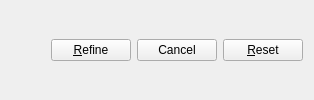
                    <widget class="QWidget" name="castellationButtons" native="true">
                     <layout class="QHBoxLayout" name="horizontalLayout_9">
                      <item>
                       <spacer name="horizontalSpacer_6">
                        <property name="orientation">
                         <enum>Qt::Orientation::Horizontal</enum>
                        </property>
                        <property name="sizeHint" stdset="0">
                         <size>
                          <width>40</width>
                          <height>20</height>
                         </size>
                        </property>
                       </spacer>
                      </item>
                      <item>
                       <widget class="QPushButton" name="refine">
                        <property name="text">
                         <string>&amp;Refine</string>
                        </property>
                       </widget>
                      </item>
                      <item>
                       <widget class="QPushButton" name="castellationCancel">
                        <property name="text">
                         <string>Cancel</string>
                        </property>
                       </widget>
                      </item>
                      <item>
                       <widget class="QPushButton" name="castellationReset">
                        <property name="text">
                         <string>&amp;Reset</string>
                        </property>
                       </widget>
                      </item>
                     </layout>
                    </widget>
